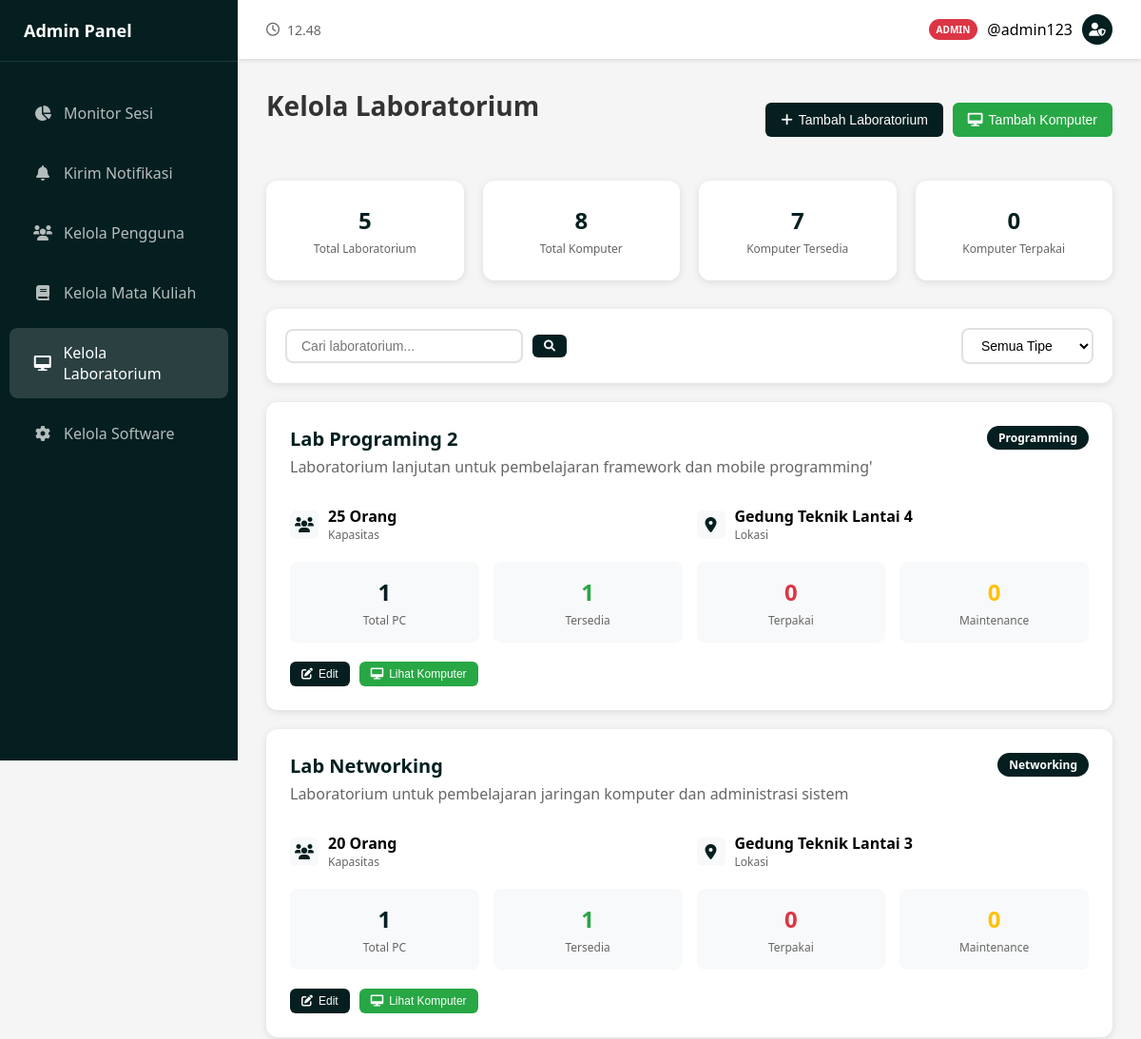
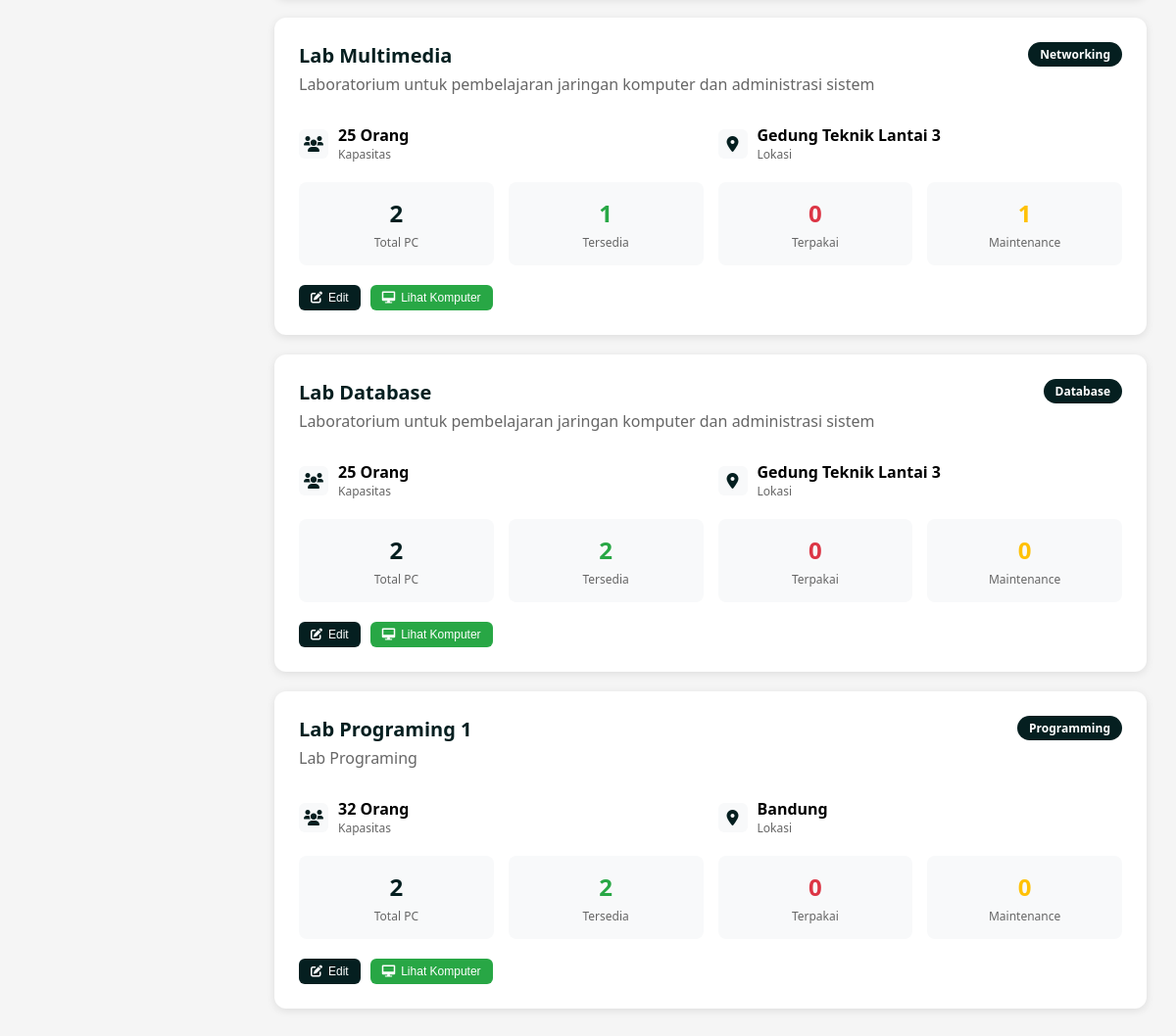
/admin/kelola_lab.php (signed in), run on the app's committed database (2 pictures, top to bottom).
### tables this page shows
CREATE TABLE `users` (
  `user_id` int(11) NOT NULL,
  `username` varchar(100) NOT NULL,
  `password` varchar(255) NOT NULL,
  `email` varchar(100) NOT NULL,
  `full_name` varchar(255) NOT NULL,
  `phone_number` varchar(20) DEFAULT NULL,
  `role` enum('mahasiswa','dosen','admin') NOT NULL,
  `status` enum('active','inactive','pending') NOT NULL DEFAULT 'pending',
  `profile_picture` varchar(255) DEFAULT NULL,
  `password_reset_token` varchar(255) DEFAULT NULL,
  `password_verified` tinyint(1) DEFAULT 0,
  `last_login` datetime DEFAULT NULL,
  `created_at` datetime DEFAULT current_timestamp(),
  `updated_at` datetime DEFAULT current_timestamp() ON UPDATE current_timestamp()
);

CREATE TABLE `laboratory` (
  `lab_id` int(11) NOT NULL,
  `lab_name` varchar(100) NOT NULL,
  `capacity` int(11) NOT NULL DEFAULT 30,
  `lab_type` enum('programming','database','networking','multimedia') NOT NULL,
  `description` text DEFAULT NULL,
  `location` varchar(100) DEFAULT NULL,
  `created_at` datetime DEFAULT current_timestamp(),
  `updated_at` datetime DEFAULT current_timestamp() ON UPDATE current_timestamp()
);

### admin/kelola_lab.php (the view, shortened to what this page needs)
<?php
require_once 'auth_admin.php';
$database = new Database();
$conn = $database->getConnection();
if ($conn) {
    try {
        $admin_query = "SELECT user_id, username, full_name, role FROM users WHERE role = 'admin' AND status = 'active' LIMIT 1";
        $admin_stmt = $conn->prepare($admin_query);
        $admin_stmt->execute();
        if ($admin_stmt->rowCount() > 0) {
            $admin_user = $admin_stmt->fetch(PDO::FETCH_ASSOC);
        }
    } catch (Exception $e) {
    }
}
$message = '';
$message_type = '';
$laboratories = [];
$stats = ['total_labs' => 0, 'total_computers' => 0, 'available_computers' => 0, 'occupied_computers' => 0];
if ($conn) {
    try {
        $table_check = $conn->query("SHOW TABLES LIKE 'laboratory'");
        if ($table_check->rowCount() == 0) {
            $message = "Tabel 'laboratory' belum ada. Silakan jalankan setup database terlebih dahulu.";
            $message_type = "error";
        } else {
            $labs_query = "SELECT l.*,
                                 COALESCE((SELECT COUNT(*) FROM virtual_computer vc WHERE vc.lab_id = l.lab_id), 0) as total_computers,
                                 COALESCE((SELECT COUNT(*) FROM virtual_computer vc WHERE vc.lab_id = l.lab_id AND vc.status = 'available'), 0) as available_computers,
                                 COALESCE((SELECT COUNT(*) FROM virtual_computer vc WHERE vc.lab_id = l.lab_id AND vc.status = 'occupied'), 0) as occupied_computers,
                                 COALESCE((SELECT COUNT(*) FROM virtual_computer vc WHERE vc.lab_id = l.lab_id AND vc.status = 'maintenance'), 0) as maintenance_computers
                          FROM laboratory l
                          ORDER BY l.created_at DESC";
            $labs_stmt = $conn->prepare($labs_query);
            $labs_stmt->execute();
            $laboratories = $labs_stmt->fetchAll(PDO::FETCH_ASSOC);
            $stats['total_labs'] = count($laboratories);
            foreach ($laboratories as $lab) {
                $stats['total_computers'] += intval($lab['total_computers']);
                $stats['available_computers'] += intval($lab['available_computers']);
                $stats['occupied_computers'] += intval($lab['occupied_computers']);
            }
        }
    } catch (Exception $e) {
        $message = "Error mengambil data: " . $e->getMessage();
        $message_type = "error";
    }
}
?>
<!DOCTYPE html>
<html lang="id">
<head>
    <link href="https://cdnjs.cloudflare.com/ajax/libs/font-awesome/6.0.0/css/all.min.css" rel="stylesheet">
    <link href="admin.css" rel="stylesheet">
</head>
<body>
   <?php include 'sidebar_admin.php' ?>
    <div class="main-content">
        <?php include 'header_admin.php' ?>
        <div class="content">
            <div class="page-header">
                <h1 class="page-title">Kelola Laboratorium</h1>
                <?php if (!empty($laboratories) || empty($message)): ?>
                    <div style="display: flex; gap: 10px;">
                        <button class="btn btn-primary" onclick="openModal('addLabModal')">
                            <i class="fas fa-plus"></i>
                            Tambah Laboratorium
                        </button>
                        <button class="btn btn-success" onclick="openModal('addComputerModal')">
                            <i class="fas fa-desktop"></i>
                            Tambah Komputer
                        </button>
                    </div>
                <?php endif; ?>
            </div>
            <?php if (empty($laboratories) && $message_type === 'error' && strpos($message, 'laboratory') !== false): ?>
                <div class="setup-required">
                    <h3><i class="fas fa-database"></i> Setup Database Diperlukan</h3>
                    <p>Tabel laboratorium belum ada atau belum ada data. Silakan setup database terlebih dahulu.</p>
                    <a href="setup_laboratory.php" class="setup-btn">
                        <i class="fas fa-cog"></i> Auto Setup Laboratory
                    </a>
                    <p style="margin-top: 15px; font-size: 14px;">
                        Atau import script SQL untuk membuat tabel laboratorium
                    </p>
                </div>
            <?php else: ?>
                <div class="stats-grid">
                    <div class="stat-card">
                        <div class="stat-number"><?php echo $stats['total_labs']; ?></div>
                        <div class="stat-label">Total Laboratorium</div>
                    </div>
                    <div class="stat-card">
                        <div class="stat-number"><?php echo $stats['total_computers']; ?></div>
                        <div class="stat-label">Total Komputer</div>
                    </div>
                    <div class="stat-card">
                        <div class="stat-number"><?php echo $stats['available_computers']; ?></div>
                        <div class="stat-label">Komputer Tersedia</div>
                    </div>
                    <div class="stat-card">
                        <div class="stat-number"><?php echo $stats['occupied_computers']; ?></div>
                        <div class="stat-label">Komputer Terpakai</div>
                    </div>
                </div>
                <?php if (!empty($laboratories)): ?>
                    <div class="controls">
                        <div class="search-box">
                            <input type="text" class="search-input" placeholder="Cari laboratorium..." id="searchInput">
                            <button class="btn btn-primary btn-sm">
                                <i class="fas fa-search"></i>
                            </button>
                        </div>
                        <div style="display: flex; gap: 10px; align-items: center;">
                            <select class="filter-select" id="typeFilter">
                                <option value="">Semua Tipe</option>
                            </select>
                        </div>
                    </div>
                    <div id="laboratoriesContainer">
                        <?php foreach($laboratories as $lab): ?>
                            <div class="lab-card" data-type="<?php echo $lab['lab_type']; ?>">
                                <div class="lab-header">
                                    <div class="lab-info">
                                        <h3><?php echo htmlspecialchars($lab['lab_name']); ?></h3>
                                        <p style="color: #666; margin-bottom: 10px;"><?php echo htmlspecialchars($lab['description'] ?? 'Tidak ada deskripsi'); ?></p>
                                    </div>
                                    <div class="lab-type"><?php echo ucfirst($lab['lab_type']); ?></div>
                                </div>
                                <div class="lab-details">
                                    <div class="detail-item">
                                        <div class="detail-icon">
                                            <i class="fas fa-users"></i>
                                        </div>
                                        <div>
                                            <div style="font-weight: 600;"><?php echo $lab['capacity']; ?> Orang</div>
                                            <div style="font-size: 12px; color: #666;">Kapasitas</div>
                                        </div>
                                    </div>
                                    <div class="detail-item">
                                        <div class="detail-icon">
                                            <i class="fas fa-map-marker-alt"></i>
                                        </div>
                                        <div>
                                            <div style="font-weight: 600;"><?php echo htmlspecialchars($lab['location'] ?? 'Tidak diset'); ?></div>
                                            <div style="font-size: 12px; color: #666;">Lokasi</div>
                                        </div>
                                    </div>
                                </div>
                                <div class="computer-stats">
                                    <div class="stat-item">
                                        <div class="stat-number"><?php echo $lab['total_computers']; ?></div>
                                        <div class="stat-label">Total PC</div>
                                    </div>
                                    <div class="stat-item">
                                        <div class="stat-number" style="color: #28a745;"><?php echo $lab['available_computers']; ?></div>
                                        <div class="stat-label">Tersedia</div>
                                    </div>
                                    <div class="stat-item">
                                        <div class="stat-number" style="color: #dc3545;"><?php echo $lab['occupied_computers']; ?></div>
                                        <div class="stat-label">Terpakai</div>
                                    </div>
                                    <div class="stat-item">
                                        <div class="stat-number" style="color: #ffc107;"><?php echo $lab['maintenance_computers']; ?></div>
                                        <div class="stat-label">Maintenance</div>
                                    </div>
                                </div>
                                <div class="lab-actions">
                                    <button class="btn btn-primary btn-sm" onclick="editLab(<?php echo htmlspecialchars(json_encode($lab)); ?>)">
                                        <i class="fas fa-edit"></i> Edit
                                    </button>
                                    <button class="btn btn-success btn-sm" onclick="viewComputers(<?php echo $lab['lab_id']; ?>, '<?php echo htmlspecialchars($lab['lab_name']); ?>')">
                                        <i class="fas fa-desktop"></i> Lihat Komputer
                                    </button>
                                </div>
                            </div>
                        <?php endforeach; ?>
                    </div>
                <?php endif; ?>
            <?php endif; ?>
        </div>
    </div>
</body>
</html>

### admin/header_admin.php (shortened to what this page needs)
<div class="header">
    <div class="time-display">
        <i class="far fa-clock" style="margin-right: 8px;"></i>
        <span id="currentTime"></span>
    </div>
    <div class="user-menu">
        <div class="user-info" id="userMenuButton"> <div class="admin-badge">ADMIN</div>
            <span>@<?php echo htmlspecialchars($admin_user['username']); ?></span>
            <div class="user-avatar">
                <i class="fas fa-user-shield"></i>
            </div>
        </div>
    </div>
</div>

### admin/admin.css (style rules this page uses)
* { margin: 0; padding: 0; box-sizing: border-box; }
body { font-family: 'Segoe UI', Tahoma, Geneva, Verdana, sans-serif; background-color: #f5f5f5; display: flex; min-height: 100vh; }
.main-content { margin-left: 250px; flex: 1; padding: 0; }
.header { background-color: white; padding: 15px 30px; box-shadow: 0 2px 4px rgba(0,0,0,0.1); display: flex; justify-content: space-between; align-items: center; }
.time-display { display: flex; align-items: center; font-size: 14px; color: #666; }
.user-info { display: flex; align-items: center; gap: 10px; }
.admin-badge { background-color: #dc3545; color: white; padding: 4px 8px; border-radius: 12px; font-size: 10px; font-weight: 600; }
.user-avatar { width: 32px; height: 32px; background-color: #051F20; border-radius: 50%; display: flex; align-items: center; justify-content: center; color: white; font-size: 14px; }
.content { padding: 30px; }
.page-header { display: flex; justify-content: space-between; align-items: center; margin-bottom: 30px; }
.page-title { font-size: 28px; color: #333; font-weight: 600; margin-bottom: 30px; }
.btn { padding: 10px 20px; border: none; border-radius: 8px; font-size: 14px; font-weight: 600; cursor: pointer; text-decoration: none; display: inline-flex; align-items: center; gap: 8px; transition: background-color 0.3s; }
.btn-primary { background-color: #051F20; color: white; }
.btn-success { background-color: #28a745; color: white; }
.btn-sm { padding: 6px 12px; font-size: 12px; }
.stats-grid { display: grid; grid-template-columns: repeat(auto-fit, minmax(200px, 1fr)); gap: 20px; margin-bottom: 30px; }
.stat-card { background-color: white; padding: 25px; border-radius: 12px; box-shadow: 0 2px 8px rgba(0,0,0,0.1); transition: transform 0.2s; text-align: center; }
.stat-number { font-size: 32px; font-weight: 700; color: #051F20; margin-bottom: 5px; }
.stat-label { color: #666; font-size: 14px; }
.controls { background-color: white; padding: 20px; border-radius: 12px; box-shadow: 0 2px 8px rgba(0,0,0,0.1); margin-bottom: 20px; display: flex; justify-content: space-between; align-items: center; flex-wrap: wrap; gap: 15px; }
.search-box { display: flex; align-items: center; gap: 10px; }
.search-input { padding: 8px 15px; border: 2px solid #e1e1e1; border-radius: 8px; font-size: 14px; width: 250px; }
.filter-select { padding: 8px 15px; border: 2px solid #e1e1e1; border-radius: 8px; font-size: 14px; background-color: white; }
.lab-card { background-color: white; border-radius: 12px; padding: 25px; margin-bottom: 20px; box-shadow: 0 2px 8px rgba(0,0,0,0.1); transition: transform 0.2s; }
.lab-header { display: flex; justify-content: space-between; align-items: flex-start; margin-bottom: 20px; }
.lab-info h3 { color: #051F20; font-size: 20px; margin-bottom: 5px; }
.lab-type { background-color: #051F20; color: white; padding: 4px 12px; border-radius: 15px; font-size: 12px; font-weight: 600; }
.lab-details { display: grid; grid-template-columns: 1fr 1fr; gap: 15px; margin-bottom: 20px; }
.detail-item { display: flex; align-items: center; gap: 10px; }
.detail-icon { width: 30px; height: 30px; background-color: #f8f9fa; border-radius: 6px; display: flex; align-items: center; justify-content: center; color: #051F20; }
.computer-stats { display: grid; grid-template-columns: repeat(4, 1fr); gap: 15px; margin-bottom: 20px; }
.stat-item { text-align: center; padding: 15px; background-color: #f8f9fa; border-radius: 8px; }
.stat-number { font-size: 24px; font-weight: 700; color: #051F20; margin-bottom: 5px; }
.stat-label { font-size: 12px; color: #666; }
.lab-actions { display: flex; gap: 10px; flex-wrap: wrap; }
.btn { border: none; border-radius: 6px; padding: 10px 16px; font-size: 14px; font-weight: 500; cursor: pointer; transition: all 0.2s ease; display: inline-flex; align-items: center; gap: 6px; text-decoration: none; }
.user-menu { position: relative; }
.user-info { cursor: pointer; display: flex; align-items: center; gap: 10px; }
.user-info { cursor: pointer; / display: flex; align-items: center; gap: 10px; }

### data on the page
users: username "admin123"
laboratory: lab_name "Lab Programing 2", description "Laboratorium lanjutan untuk pembelajaran framework dan mobile programming'", lab_type "Programming", capacity "25", location "Gedung Teknik Lantai 4", total_computers "1", available_computers "1", occupied_computers "0", maintenance_computers "0"
laboratory: lab_name "Lab Networking", description "Laboratorium untuk pembelajaran jaringan komputer dan administrasi sistem", lab_type "Networking", capacity "20", location "Gedung Teknik Lantai 3", total_computers "1", available_computers "1", occupied_computers "0", maintenance_computers "0"
laboratory: lab_name "Lab Multimedia", description "Laboratorium untuk pembelajaran jaringan komputer dan administrasi sistem", lab_type "Networking", capacity "25", location "Gedung Teknik Lantai 3", total_computers "2", available_computers "1", occupied_computers "0", maintenance_computers "1"
laboratory: lab_name "Lab Database", description "Laboratorium untuk pembelajaran jaringan komputer dan administrasi sistem", lab_type "Database", capacity "25", location "Gedung Teknik Lantai 3", total_computers "2", available_computers "2", occupied_computers "0", maintenance_computers "0"
laboratory: lab_name "Lab Programing 1", description "Lab Programing", lab_type "Programming", capacity "32", location "Bandung", total_computers "2", available_computers "2", occupied_computers "0", maintenance_computers "0"

### other printed values
$stats['total_labs'] "5"
$stats['total_computers'] "8"
$stats['available_computers'] "7"
$stats['occupied_computers'] "0"
